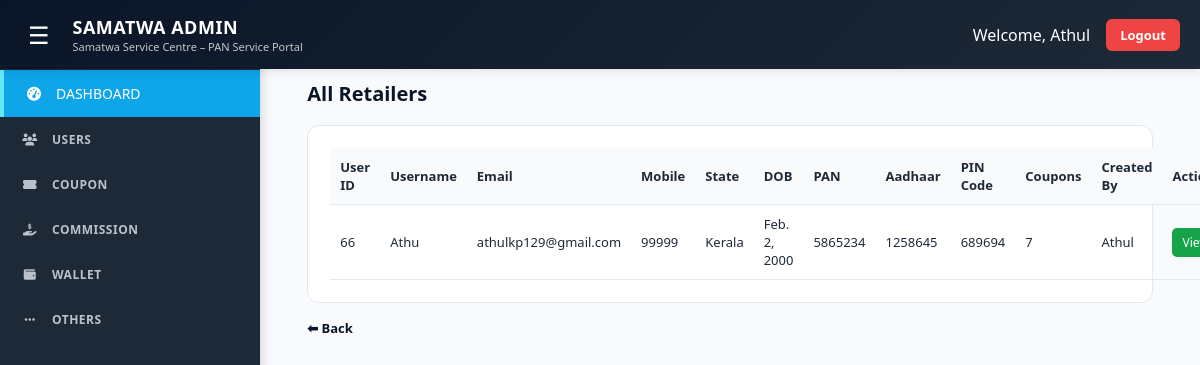
Screenshot of /retailers/ (signed in) with the database file from the repository.
### panservice/models.py (models this page shows, shortened)
class User(AbstractUser):
    role = models.CharField(max_length=20, choices=ROLE_CHOICES, default='retailer')
    email = models.EmailField(unique=True)
    mobile = models.CharField(max_length=15, blank=True, null=True)
    status = models.CharField(max_length=20, default='active')
    is_email_verified = models.BooleanField(default=False)
    must_change_password = models.BooleanField(default=False)
    created_by = models.ForeignKey(
        'self',
        null=True,
        blank=True,
        on_delete=models.SET_NULL,
        related_name='created_users'
    )

class UserProfile(models.Model):
    GENDER_CHOICES = (
        ('male','Male'),
        ('female', 'Female'),
        ('other', 'Other')
    )
    MARGIN_SLAB_CHOICES = (
        ('default', 'Default'),
        ('ssc_retailer', 'SSC Retailer'),
    )
    user = models.OneToOneField(
        settings.AUTH_USER_MODEL,
        on_delete=models.CASCADE,
        related_name='profile'
    )
    gender = models.CharField(max_length = 10, choices = GENDER_CHOICES, blank = True, null = True)
    address = models.CharField(max_length=500, blank=True, null=True)
    pin_code = models.CharField(max_length=20, blank=True, null=True)
    dob = models.DateField(blank=True, null=True)
    company = models.CharField(max_length = 50, blank = True, null = True)
    district = models.ForeignKey(District, on_delete = models.SET_NULL, blank = True, null = True)
    state = models.ForeignKey(
        State,
        on_delete=models.SET_NULL,
        blank=True,
        null=True
    )
    coupons_available = models.PositiveIntegerField(default=0)
    upi_id = models.CharField(max_length=20, blank=True, null=True)
    pan = models.CharField(max_length=20, blank=True, null=True)
    aadhaar = models.CharField(max_length=20, blank=True, null=True)
    margin_slab = models.CharField(max_length=50, choices = MARGIN_SLAB_CHOICES, blank=True, null = True)
    uti_price = models.DecimalField(max_digits=8, decimal_places=2, default=0)
    nsdl_price = models.DecimalField(max_digits=8, decimal_places=2, default=0)
    is_approved = models.BooleanField(default=False)
    created_at = models.DateTimeField(auto_now_add=True)

class State(models.Model):
    name = models.CharField(max_length=150)
    def __str__(self):
        return self.name

### panservice/views.py (the view)
# urls.py: path('retailers/', views.list_retailers, name='list_retailers'),
@login_required
def list_retailers(request):
    user = request.user
    if user.role == 'admin':
        retailers = User.objects.filter(role='retailer').select_related('profile')
    elif user.role in ['state', 'district']:
        retailers = User.objects.filter(
            role='retailer',
            created_by=user
        ).select_related('profile')
    else:
        return redirect('login')
    return render(request, 'retailers_list.html', {
        'retailers': retailers
    })

### panservice/templates/retailers_list.html (shortened to what this page needs)
{% load static %}
<!DOCTYPE html>
<html lang="en">
<head>
</head>
<body>
    {% include 'partials/admin_topbar.html' %}
    <div class="main-content">
        <div class="table-wrapper">
            <div class="page-header">
                <h2>All Retailers</h2>
            </div>
            <div class="table-card">
                <table>
                    <tr>
                        <th> User ID </th>
                        <th>Username</th>
                        <th>Email</th>
                        <th>Mobile</th>
                        <th>State</th>
                        <th>DOB</th>
                        <th>PAN</th>
                        <th>Aadhaar</th>
                        <th>PIN Code</th>
                        <th>Coupons</th>
                        <th>Created By</th>
                        <th>Action</th>
                    </tr>
                    {% for r in retailers %}
                    <tr>
                        <td>{{r.id}}</td>
                        <td>{{ r.username }}</td>
                        <td>{{ r.email }}</td>
                        <td>{{ r.mobile }}</td>
                        <td>{{ r.profile.state }}</td>
                        <td>{{ r.profile.dob }}</td>
                        <td>{{ r.profile.pan }}</td>
                        <td>{{ r.profile.aadhaar }}</td>
                        <td>{{ r.profile.pin_code }}</td>
                        <td>{{ r.profile.coupons_available }}</td>
                        <td>{{ r.created_by.username }}</td>
                        <td>
                            <a class="view-btn" href="{% url 'retailer_profile' r.id %}">
                                View
                            </a>
                        </td>
                    </tr>
                    {% empty %}
                    <tr>
                        <td colspan="11" style="text-align:center;">
                            No Retailers Found
                        </td>
                    </tr>
                    {% endfor %}
                </table>
            </div>
            <a href="javascript:history.back()" class="back-link">
                ⬅ Back
            </a>
        </div>
    </div>
</body>
</html>

### panservice/templates/partials/admin_topbar.html (shortened to what this page needs)
{% load static %}
<!DOCTYPE html>
<html lang="en">
<head>
    <link rel="stylesheet" href="https://cdnjs.cloudflare.com/ajax/libs/font-awesome/6.5.0/css/all.min.css">
</head>
<body>
<div class="top-header">
    <div style="display: flex; align-items: center; gap: 15px;">
        <span class="menu-toggle" id="menuToggle">☰</span>
        <div>
            <h4>SAMATWA ADMIN</h4>
            <small>Samatwa Service Centre – PAN Service Portal</small>
        </div>
    </div>
    <div class="top-right">
        <span>Welcome, {{ request.user.username }}</span>
        <a href="{% url 'logout' %}" class="logout-btn">Logout</a>
    </div>
</div>
<nav class="sidebar" id="sidebar">
    <ul>
        <li>
            <a href="{% url 'admin_dashboard' %}" class="active">
                <i class="fas fa-tachometer-alt"></i>
                <span>DASHBOARD</span>
            </a>
        </li>
        <li class="dropdown">
            <a href="#" class="dropdown-header">
                <i class="fas fa-users"></i>
                <span>USERS</span>
            </a>
        </li>
        <li class="dropdown">
            <a href="#" class="dropdown-header">
                <i class="fas fa-ticket-alt"></i>
                <span>COUPON</span>
            </a>
        </li>
        <li class="dropdown">
            <a href="#" class="dropdown-header">
                <i class="fas fa-hand-holding-dollar"></i>
                <span>COMMISSION</span>
            </a>
        </li>
        <li class="dropdown">
            <a href="#" class="dropdown-header">
                <i class="fas fa-wallet"></i>
                <span>WALLET</span>
            </a>
        </li>
        <li class="dropdown">
            <a href="#" class="dropdown-header">
                <i class="fas fa-ellipsis-h"></i>
                <span>OTHERS</span>
            </a>
        </li>
    </ul>
</nav>
</body>
</html>

### panservice/templates/retailers_list.html (style rules this page uses)
* { box-sizing: border-box; margin: 0; padding: 0; }
:root { --navy: #0a1628; --bg: skyblue; --card-bg: #ffffff; --border: #e2e8f0; --text: #1a2a3a; --green: #16a34a; }
body { font-family: 'Sora', sans-serif; background: var(--bg); color: var(--text); }
.main-content { padding: 40px 20px; display: flex; justify-content: center; }
.table-wrapper { width: 95%; max-width: 1200px; }
.page-header { margin-bottom: 18px; }
.page-header h2 { font-size: 20px; font-weight: 700; color: var(--navy); }
.table-card { background: var(--card-bg); border-radius: 12px; border: 1.5px solid var(--border); padding: 22px; }
table { width: 100%; border-collapse: collapse; font-size: 13px; }
th { background: #f8fafc; padding: 10px; border-bottom: 1px solid var(--border); text-align: left; font-weight: 600; }
td { padding: 10px; border-bottom: 1px solid var(--border); }
.view-btn { color: white; background: var(--green); padding: 6px 10px; border-radius: 5px; text-decoration: none; font-size: 12px; }
.back-link { display: inline-block; margin-top: 16px; font-size: 13px; text-decoration: none; color: var(--navy); font-weight: 600; }

### panservice/templates/partials/admin_topbar.html (style rules this page uses)
:root { --primary: #0ea5e9; --dark: #0f172a; --sidebar-bg: #1e2937; }
* { margin: 0; padding: 0; box-sizing: border-box; }
body { font-family: 'Segoe UI', Arial, sans-serif; background: #f8fafc; color: #1e2937; }
.top-header { background: linear-gradient(135deg, #0a1628, #1e2937); color: white; padding: 14px 20px; display: flex; justify-content: space-between; align-items: center; position: fixed; top: 0; left: 0; right: 0; z-index: 1000; box-shadow: 0 2px 10px rgba(0,0,0,0.1); }
.top-header h4 { margin: 0; font-size: 18px; font-weight: 700; letter-spacing: 0.5px; }
.top-header small { font-size: 11px; opacity: 0.75; display: block; }
.top-right { display: flex; align-items: center; gap: 16px; }
.menu-toggle { font-size: 24px; cursor: pointer; padding: 4px 8px; border-radius: 6px; transition: 0.3s; }
.logout-btn { background: #ef4444; color: white; padding: 7px 14px; border-radius: 6px; font-size: 13px; text-decoration: none; font-weight: 600; transition: 0.3s; }
.sidebar { position: fixed; top: 60px; left: 0; width: 260px; height: calc(100vh - 60px); background: var(--sidebar-bg); color: #e2e8f0; overflow-y: auto; transition: all 0.3s ease; z-index: 900; box-shadow: 2px 0 10px rgba(0,0,0,0.15); }
.sidebar ul { list-style: none; padding: 10px 0; }
.sidebar li { position: relative; }
.sidebar a, .sidebar .dropdown-header { display: flex; align-items: center; gap: 12px; padding: 14px 20px; color: #e2e8f0; text-decoration: none; font-size: 14px; font-weight: 500; transition: all 0.3s; }
.sidebar .dropdown-header { cursor: pointer; font-weight: 600; text-transform: uppercase; font-size: 12px; letter-spacing: 0.5px; opacity: 0.8; }
.sidebar i { width: 20px; text-align: center; }
.sidebar a.active { background: var(--primary); color: white; border-left: 4px solid #67e8f9; }
.main-content { margin-left: 260px; padding: 80px 25px 25px; transition: margin-left 0.3s ease; }

### rows the page displays
User: user.username "Athul"
User: id "66", username "Athu", email "athulkp129@gmail.com", mobile "99999", profile.state "Kerala", profile.dob "Feb. 2, 2000", profile.pan "5865234", profile.aadhaar "1258645", profile.pin_code "689694", profile.coupons_available "7", created_by.username "Athul"
